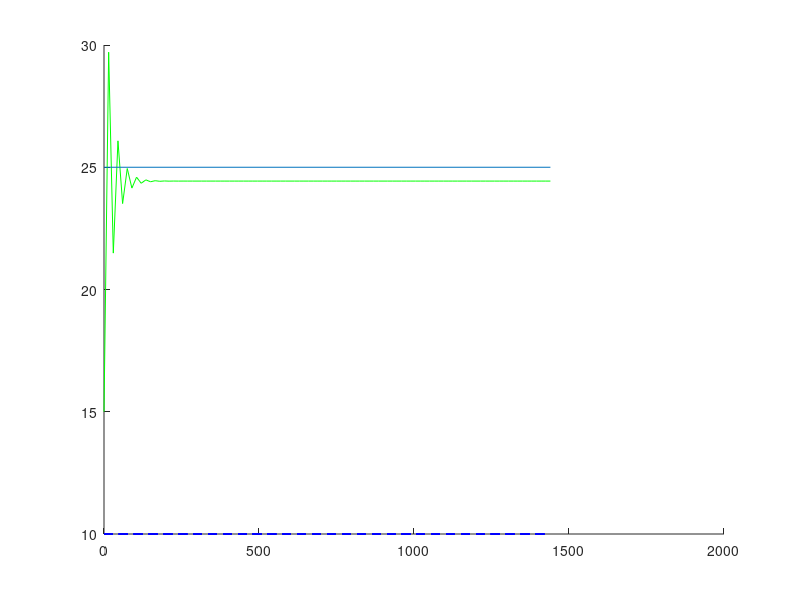

MATLAB code to generate this figure:
%define basic model variables
t_interval = 15 ;
t = 0:t_interval:60*24; % time in kwartieren
minute = 60 ; %seconds
l = length(t) ;

%define parameters of greenhouse design
h_buiten = 100;
h_binnen = 100;
k_wall = 5.7;
A = 30;
cp = 718;
rho = 1.29;
V = 60;
m = rho * V;
Csp = cp*m ;
d_wall = 5 * 10-3;
R_wall = 1/h_buiten + d_wall/k_wall + 1/h_binnen;
h = 1/(R_wall) * A * t_interval*60 ; %overall heat transfer coefficient

%define environment
T_amb = zeros(l) + 10 ; %degrees Celcius, outside temperature

%define reference and control parameters
Tref = 25  ; %degrees Celsius
k = 3 ; %gain
k_total = k* 0.5 *m*cp ;

%define state
T(1) = 15 ;  %initial state


%define convection
function Q_conv = conv(Tout, Tin, h)
dT = Tout - Tin ;
Q_conv = h * dT ;
end

%define P-control
function Q_add = heat(Tref, Tin, k)    %input
e = Tref - Tin ;
Q_add = k*e ;
end

%energy balance and updating
function Tnew = Q(Q_conv, Q_add, Tin, Csp)    %output
Qtotal = Q_conv + Q_add ;
Tnew = Tin + Qtotal/(Csp) ;
end


for i = 1:(l-1)
    Q_conv = conv(T_amb(i), T(i), h) ;
    Q_add = heat(Tref, T(i), k_total) ;
    T(i+1) = Q(Q_conv, Q_add, T(i), Csp) ;
end 

%figure;
hold on
plot(t, T, "g-")
plot(t, T_amb, "b--")
plot([0, t(end)], [Tref, Tref])
